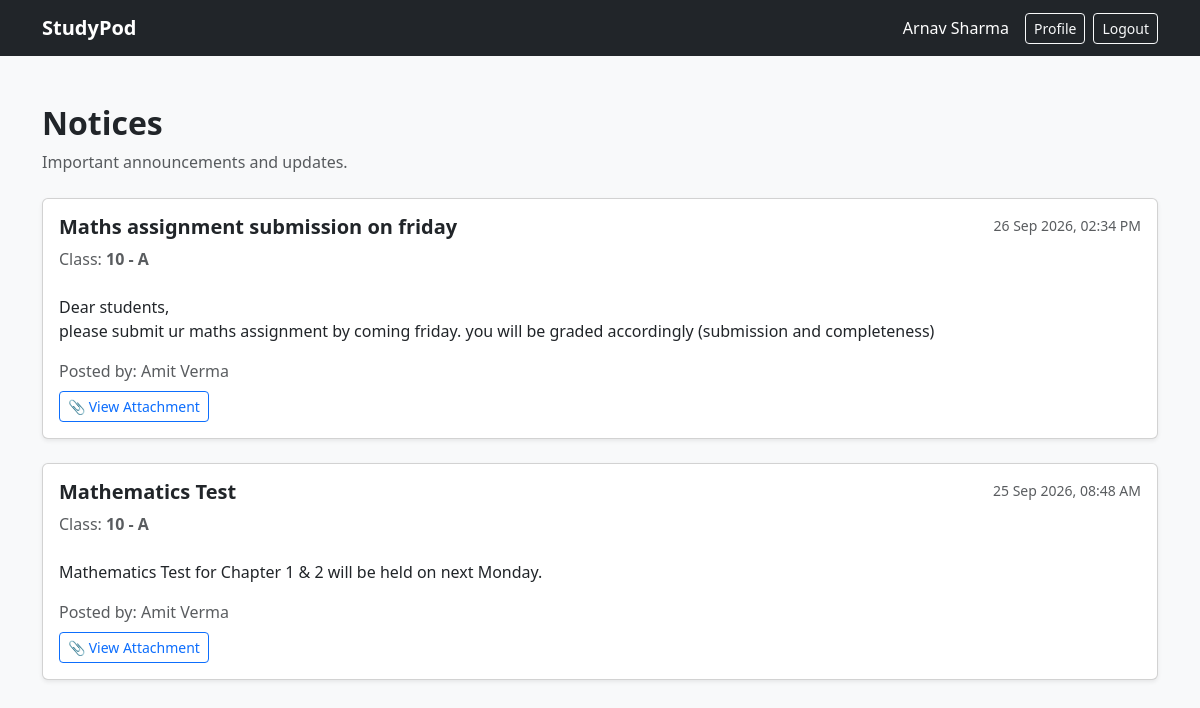
Page /notices/ (signed in) on the committed database.
### accounts/models.py (models this page shows, shortened)
class User(AbstractUser):
    class Role(models.TextChoices):
        TEACHER = "TEACHER", "Teacher"
        STUDENT = "STUDENT", "Student"
        PARENT = "PARENT", "Parent"
    role = models.CharField(
        max_length=10,
        choices=Role.choices,
        default=Role.STUDENT,
    )

class TeacherProfile(models.Model):
    user = models.OneToOneField(
        User,
        on_delete=models.CASCADE,
        related_name="teacher_profile"
    )
    employee_id = models.CharField(max_length=50, unique=True)
    department = models.CharField(max_length=100, blank=True)
    def __str__(self):
        return self.user.get_full_name() or self.user.username

### academics/models.py (models this page shows, shortened)
class Notice(models.Model):
    title = models.CharField(max_length=200)
    content = models.TextField()
    teacher = models.ForeignKey(
        "accounts.TeacherProfile",
        on_delete=models.CASCADE,
        related_name="notices"
    )
    student_class = models.ForeignKey(
        Class,
        on_delete=models.CASCADE,
        related_name="notices"
    )
    attachment = models.FileField(
        upload_to="notices/",
        blank=True,
        null=True
    )
    created_at = models.DateTimeField(auto_now_add=True)

class Class(models.Model):
    name = models.CharField(max_length=50)
    section = models.CharField(max_length=10)
    academic_year = models.CharField(max_length=20)
    def __str__(self):
        return f"{self.name} - {self.section}"

### accounts/views.py (the view, shortened to what this page needs)
# urls.py: path("notices/", views.notices, name="notices"),
@login_required
def notices(request):
    user = request.user
    if user.role == "TEACHER":
        notice_list = Notice.objects.filter(
            teacher=user.teacher_profile
        ).select_related(
            "student_class"
        ).order_by("-created_at")
    elif user.role == "STUDENT":
        student = user.student_profile
        if student.student_class:
            notice_list = Notice.objects.filter(
                student_class=student.student_class
            ).select_related(
                "teacher",
                "student_class"
            ).order_by("-created_at")
        else:
            notice_list = Notice.objects.none()
    else:
        notice_list = Notice.objects.none()
    return render(
        request,
        "accounts/notices.html",
        {"notices": notice_list}
    )

### accounts/templates/accounts/notices.html (shortened to what this page needs)
{% extends "accounts/base.html" %}
{% block content %}
<div class="d-flex justify-content-between align-items-center mb-4">
    <div>
        <h2 class="fw-bold">Notices</h2>
        <p class="text-muted mb-0">
            Important announcements and updates.
        </p>
    </div>
</div>
{% if notices %}
    <div class="row g-4">
        {% for notice in notices %}
            <div class="col-12">
                <div class="card shadow-sm">
                    <div class="card-body">
                        <div class="d-flex justify-content-between">
                            <div>
                                <h5 class="card-title fw-bold">
                                    {{ notice.title }}
                                </h5>
                                <p class="text-muted mb-2">
                                    Class:
                                    <strong>
                                        {{ notice.student_class }}
                                    </strong>
                                </p>
                            </div>
                            <small class="text-muted">
                                {{ notice.created_at|date:"d M Y, h:i A" }}
                            </small>
                        </div>
                        <p class="card-text mt-3">
                            {{ notice.content|linebreaksbr }}
                        </p>
                        {% if notice.teacher %}
                            <p class="text-muted mb-2">
                                Posted by:
                                {{ notice.teacher }}
                            </p>
                        {% endif %}
                        {% if notice.attachment %}
                            <a
                                href="{{ notice.attachment.url }}"
                                target="_blank"
                                class="btn btn-outline-primary btn-sm"
                            >
                                📎 View Attachment
                            </a>
                        {% endif %}
                    </div>
                </div>
            </div>
        {% endfor %}
    </div>
{% else %}
    <div class="alert alert-info">
        No notices available.
    </div>
{% endif %}
{% endblock %}

### accounts/templates/accounts/base.html (shortened to what this page needs)
<!DOCTYPE html>
<html lang="en">
<head>
    <link
        href="https://cdn.jsdelivr.net/npm/bootstrap@5.3.3/dist/css/bootstrap.min.css"
        rel="stylesheet"
    >
</head>
<body class="bg-light">
    <nav class="navbar navbar-dark bg-dark">
        <div class="container d-flex justify-content-between">
            {% if user.is_authenticated %}
                <a href="{% url 'dashboard' %}" class="navbar-brand fw-semibold">StudyPod</a>
                <div class="d-flex align-items-center">
                    <span class="text-white me-3">
                        {{ user.get_full_name|default:user.username }}
                    </span>
                    <a
                      href="{% url 'profile' %}"
                    class="btn btn-outline-light btn-sm me-2"
                    >
                    Profile
                    </a>
                    <a
                    href="{% url 'logout' %}"
                    class="btn btn-outline-light btn-sm"
                    >
                    Logout
                    </a>
                </div>
            {% endif %}
        </div>
    </nav>
    <main class="container py-5">
        {% block content %}
        {% endblock %}
    </main>
</body>
</html>

### rows in the picture
User: get_full_name "Arnav Sharma"
Notice: title "Maths assignment submission on friday", student_class "10 - A", created_at "26 Sep 2026, 02:34 PM", content "Dear students, please submit ur maths assignment by coming friday. you will be graded accordingly (submission and completeness)", teacher "Amit Verma"
Notice: title "Mathematics Test", student_class "10 - A", created_at "25 Sep 2026, 08:48 AM", content "Mathematics Test for Chapter 1 & 2 will be held on next Monday.", teacher "Amit Verma"
